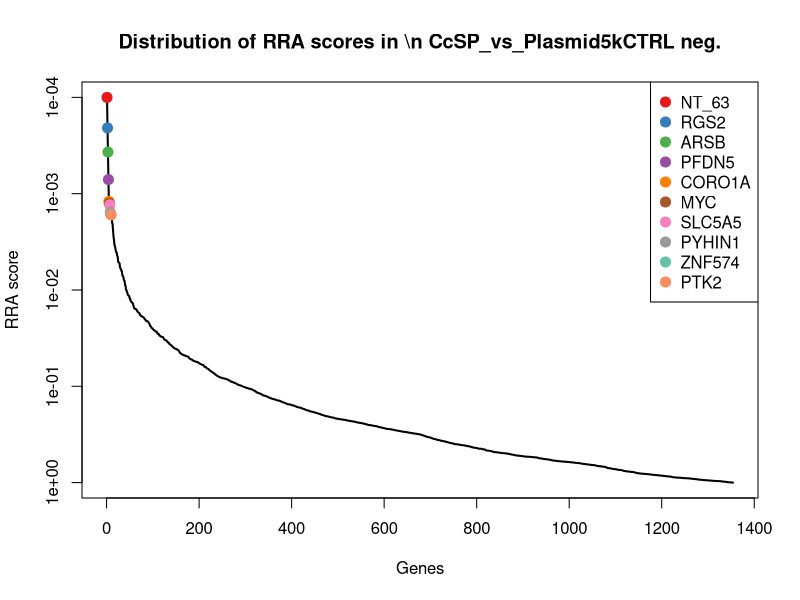
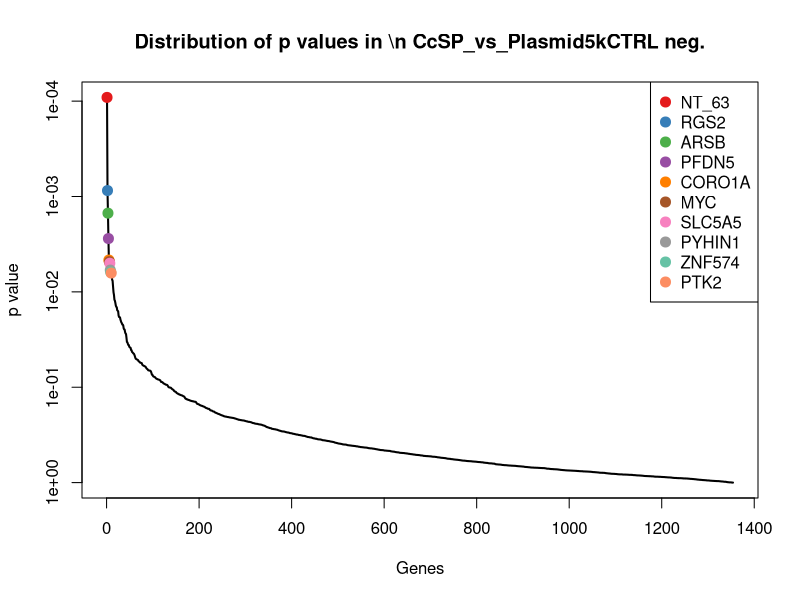
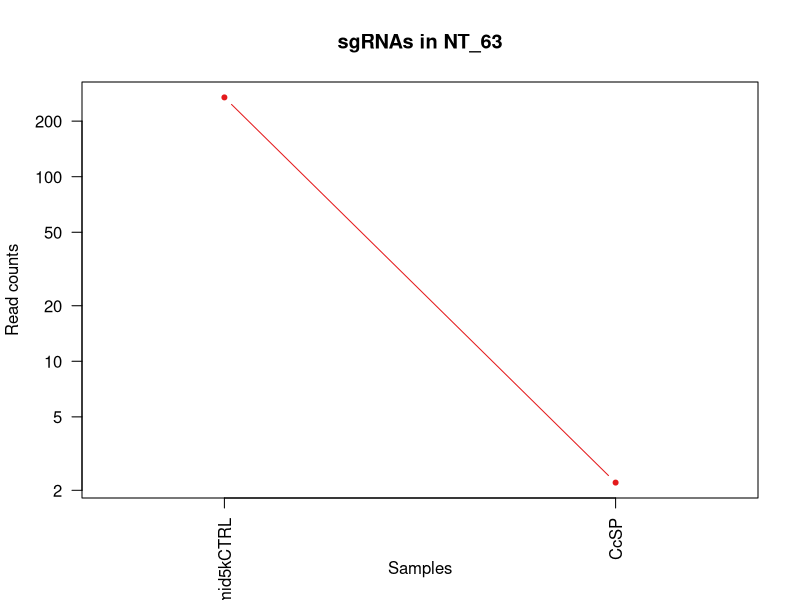
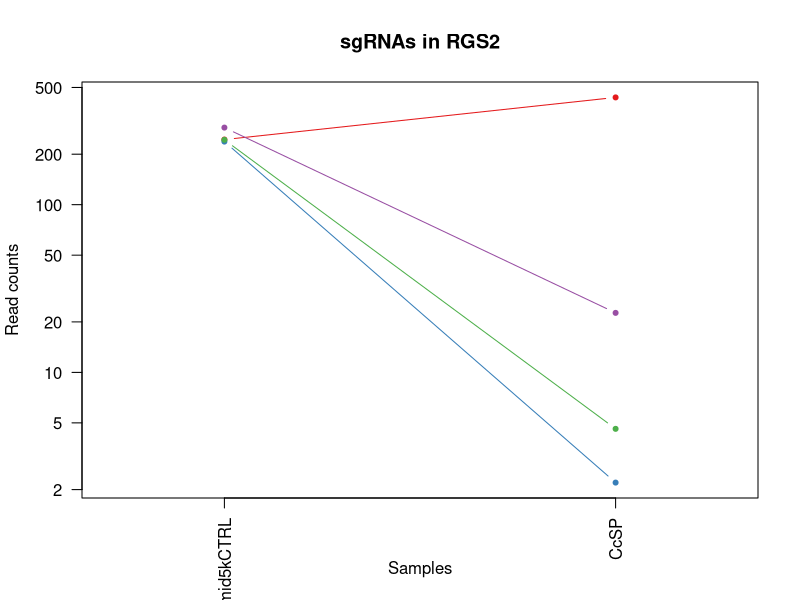
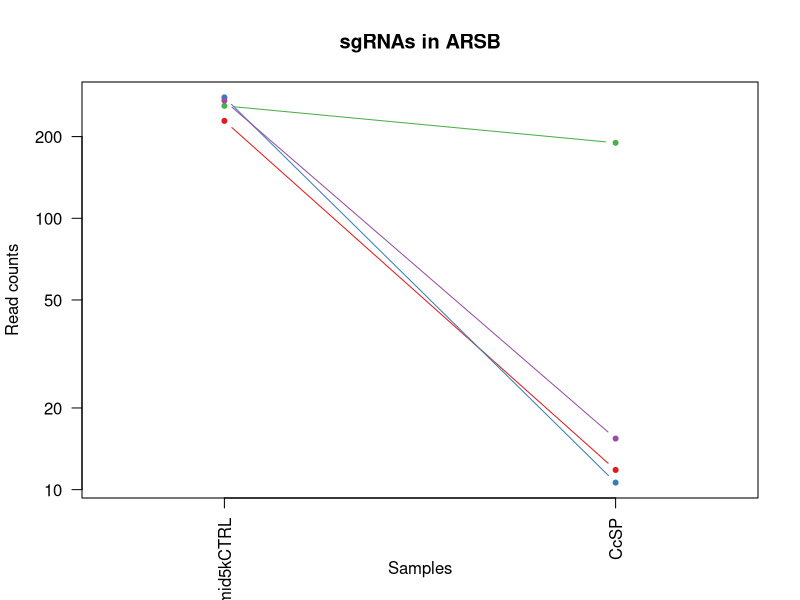
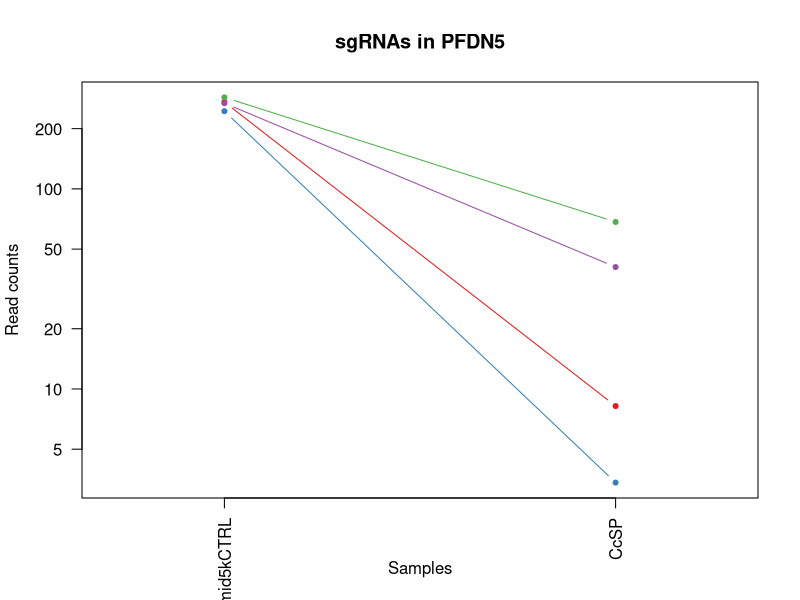
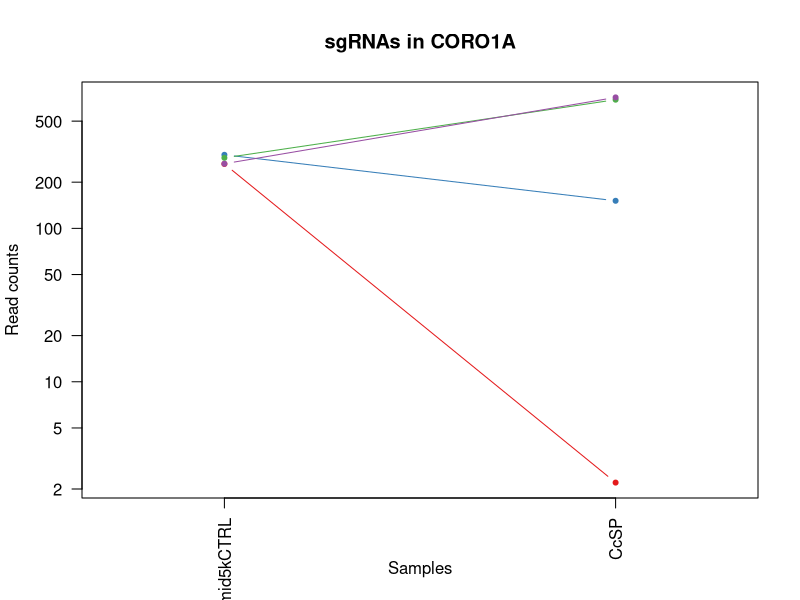
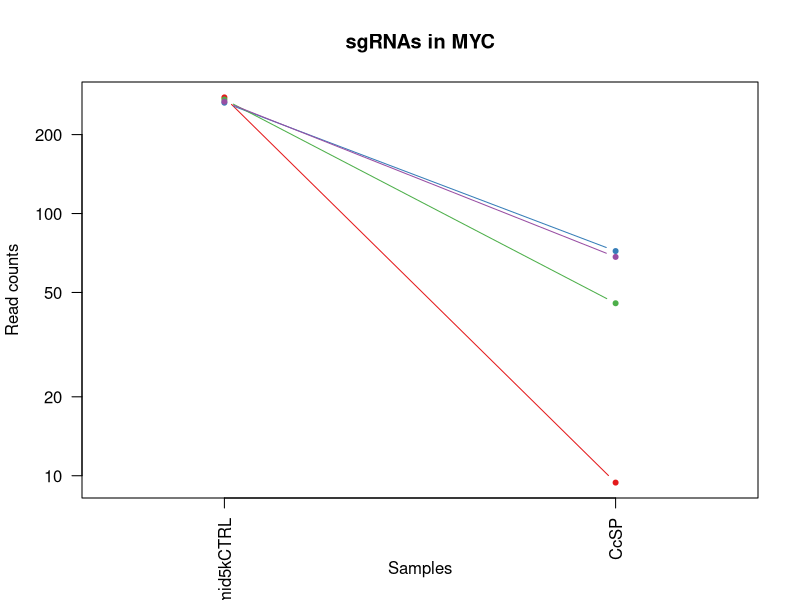

These charts were generated, in order, by the following R code: (Note: this script raises an error after producing the figures.)
pdf(file='Comparison_CcSP_to_5k_plasmid_output.pdf',width=4.5,height=4.5);
gstable=read.table('Comparison_CcSP_to_5k_plasmid_output.gene_summary.txt',header=T)
# 
#
# parameters
# Do not modify the variables beginning with "__"

# gstablename='__GENE_SUMMARY_FILE__'
startindex=3
# outputfile='__OUTPUT_FILE__'
targetgenelist=c("NT_63","RGS2","ARSB","PFDN5","CORO1A","MYC","SLC5A5","PYHIN1","ZNF574","PTK2")
# samplelabel=sub('.\\w+.\\w+$','',colnames(gstable)[startindex]);
samplelabel='CcSP_vs_Plasmid5kCTRL neg.'


# You need to write some codes in front of this code:
# gstable=read.table(gstablename,header=T)
# pdf(file=outputfile,width=6,height=6)


# set up color using RColorBrewer
#library(RColorBrewer)
#colors <- brewer.pal(length(targetgenelist), "Set1")

colors=c( "#E41A1C", "#377EB8", "#4DAF4A", "#984EA3", "#FF7F00",  "#A65628", "#F781BF",
          "#999999", "#66C2A5", "#FC8D62", "#8DA0CB", "#E78AC3", "#A6D854", "#FFD92F", "#E5C494", "#B3B3B3", 
          "#8DD3C7", "#FFFFB3", "#BEBADA", "#FB8072", "#80B1D3", "#FDB462", "#B3DE69", "#FCCDE5",
          "#D9D9D9", "#BC80BD", "#CCEBC5", "#FFED6F")

######
# function definition

plotrankedvalues<-function(val, tglist, ...){
  
  plot(val,log='y',ylim=c(max(val),min(val)),type='l',lwd=2, ...)
  if(length(tglist)>0){
    for(i in 1:length(tglist)){
      targetgene=tglist[i];
      tx=which(names(val)==targetgene);ty=val[targetgene];
      points(tx,ty,col=colors[(i %% length(colors)) ],cex=2,pch=20)
      # text(tx+50,ty,targetgene,col=colors[i])
    }
    legend('topright',tglist,pch=20,pt.cex = 2,cex=1,col=colors)
  }
}



plotrandvalues<-function(val,targetgenelist, ...){
  # choose the one with the best distance distribution
  
  mindiffvalue=0;
  randval=val;
  for(i in 1:20){
    randval0=sample(val)
    vindex=sort(which(names(randval0) %in% targetgenelist))
    if(max(vindex)>0.9*length(val)){
      # print('pass...')
      next;
    }
    mindiffind=min(diff(vindex));
    if (mindiffind > mindiffvalue){
      mindiffvalue=mindiffind;
      randval=randval0;
      # print(paste('Diff: ',mindiffvalue))
    }
  }
  plot(randval,log='y',ylim=c(max(randval),min(randval)),pch=20,col='grey', ...)
  
  if(length(targetgenelist)>0){
    for(i in 1:length(targetgenelist)){
      targetgene=targetgenelist[i];
      tx=which(names(randval)==targetgene);ty=randval[targetgene];
      points(tx,ty,col=colors[(i %% length(colors)) ],cex=2,pch=20)
      text(tx+50,ty,targetgene,col=colors[i])
    }
  }
  
}




# set.seed(1235)



pvec=gstable[,startindex]
names(pvec)=gstable[,'id']
pvec=sort(pvec);

plotrankedvalues(pvec,targetgenelist,xlab='Genes',ylab='RRA score',main=paste('Distribution of RRA scores in \\n',samplelabel))

# plotrandvalues(pvec,targetgenelist,xlab='Genes',ylab='RRA score',main=paste('Distribution of RRA scores in \\n',samplelabel))


pvec=gstable[,startindex+1]
names(pvec)=gstable[,'id']
pvec=sort(pvec);

plotrankedvalues(pvec,targetgenelist,xlab='Genes',ylab='p value',main=paste('Distribution of p values in \\n',samplelabel))

# plotrandvalues(pvec,targetgenelist,xlab='Genes',ylab='p value',main=paste('Distribution of p values in \\n',samplelabel))



# you need to write after this code:
# dev.off()






# parameters
# Do not modify the variables beginning with "__"
targetmat=list(c(267.840457100423,1.202057948127958))
targetgene="NT_63"
collabel=c("Plasmid5kCTRL","CcSP")

# set up color using RColorBrewer
#library(RColorBrewer)
#colors <- brewer.pal(length(targetgenelist), "Set1")

colors=c( "#E41A1C", "#377EB8", "#4DAF4A", "#984EA3", "#FF7F00",  "#A65628", "#F781BF",
          "#999999", "#66C2A5", "#FC8D62", "#8DA0CB", "#E78AC3", "#A6D854", "#FFD92F", "#E5C494", "#B3B3B3", 
          "#8DD3C7", "#FFFFB3", "#BEBADA", "#FB8072", "#80B1D3", "#FDB462", "#B3DE69", "#FCCDE5",
          "#D9D9D9", "#BC80BD", "#CCEBC5", "#FFED6F")


## code

targetmatvec=unlist(targetmat)+1
yrange=range(targetmatvec[targetmatvec>0]);
# yrange[1]=1; # set the minimum value to 1
for(i in 1:length(targetmat)){
  vali=targetmat[[i]]+1;
  if(i==1){
    plot(1:length(vali),vali,type='b',las=1,pch=20,main=paste('sgRNAs in',targetgene),ylab='Read counts',xlab='Samples',xlim=c(0.7,length(vali)+0.3),ylim = yrange,col=colors[(i %% length(colors))],xaxt='n',log='y')
    axis(1,at=1:length(vali),labels=(collabel),las=2)
    # lines(0:100,rep(1,101),col='black');
  }else{
    lines(1:length(vali),vali,type='b',pch=20,col=colors[(i %% length(colors))])
  }
}




# parameters
# Do not modify the variables beginning with "__"
targetmat=list(c(243.49132463674817,435.14497722232085),c(236.7743225778034,1.202057948127958),c(242.65169937938006,3.606173844383874),c(287.1518380198892,21.637043066303246))
targetgene="RGS2"
collabel=c("Plasmid5kCTRL","CcSP")

# set up color using RColorBrewer
#library(RColorBrewer)
#colors <- brewer.pal(length(targetgenelist), "Set1")

colors=c( "#E41A1C", "#377EB8", "#4DAF4A", "#984EA3", "#FF7F00",  "#A65628", "#F781BF",
          "#999999", "#66C2A5", "#FC8D62", "#8DA0CB", "#E78AC3", "#A6D854", "#FFD92F", "#E5C494", "#B3B3B3", 
          "#8DD3C7", "#FFFFB3", "#BEBADA", "#FB8072", "#80B1D3", "#FDB462", "#B3DE69", "#FCCDE5",
          "#D9D9D9", "#BC80BD", "#CCEBC5", "#FFED6F")


## code

targetmatvec=unlist(targetmat)+1
yrange=range(targetmatvec[targetmatvec>0]);
# yrange[1]=1; # set the minimum value to 1
for(i in 1:length(targetmat)){
  vali=targetmat[[i]]+1;
  if(i==1){
    plot(1:length(vali),vali,type='b',las=1,pch=20,main=paste('sgRNAs in',targetgene),ylab='Read counts',xlab='Samples',xlim=c(0.7,length(vali)+0.3),ylim = yrange,col=colors[(i %% length(colors))],xaxt='n',log='y')
    axis(1,at=1:length(vali),labels=(collabel),las=2)
    # lines(0:100,rep(1,101),col='black');
  }else{
    lines(1:length(vali),vali,type='b',pch=20,col=colors[(i %% length(colors))])
  }
}




# parameters
# Do not modify the variables beginning with "__"
targetmat=list(c(227.53844474675432,10.818521533151623),c(277.91596018884013,9.616463585023665),c(258.6045792693739,188.72309785608942),c(270.35933287252726,14.424695377535496))
targetgene="ARSB"
collabel=c("Plasmid5kCTRL","CcSP")

# set up color using RColorBrewer
#library(RColorBrewer)
#colors <- brewer.pal(length(targetgenelist), "Set1")

colors=c( "#E41A1C", "#377EB8", "#4DAF4A", "#984EA3", "#FF7F00",  "#A65628", "#F781BF",
          "#999999", "#66C2A5", "#FC8D62", "#8DA0CB", "#E78AC3", "#A6D854", "#FFD92F", "#E5C494", "#B3B3B3", 
          "#8DD3C7", "#FFFFB3", "#BEBADA", "#FB8072", "#80B1D3", "#FDB462", "#B3DE69", "#FCCDE5",
          "#D9D9D9", "#BC80BD", "#CCEBC5", "#FFED6F")


## code

targetmatvec=unlist(targetmat)+1
yrange=range(targetmatvec[targetmatvec>0]);
# yrange[1]=1; # set the minimum value to 1
for(i in 1:length(targetmat)){
  vali=targetmat[[i]]+1;
  if(i==1){
    plot(1:length(vali),vali,type='b',las=1,pch=20,main=paste('sgRNAs in',targetgene),ylab='Read counts',xlab='Samples',xlim=c(0.7,length(vali)+0.3),ylim = yrange,col=colors[(i %% length(colors))],xaxt='n',log='y')
    axis(1,at=1:length(vali),labels=(collabel),las=2)
    # lines(0:100,rep(1,101),col='black');
  }else{
    lines(1:length(vali),vali,type='b',pch=20,col=colors[(i %% length(colors))])
  }
}




# parameters
# Do not modify the variables beginning with "__"
targetmat=list(c(270.35933287252726,7.212347688767748),c(243.49132463674817,2.404115896255916),c(285.472587505153,67.31524509516565),c(267.00083184305487,39.66791228822262))
targetgene="PFDN5"
collabel=c("Plasmid5kCTRL","CcSP")

# set up color using RColorBrewer
#library(RColorBrewer)
#colors <- brewer.pal(length(targetgenelist), "Set1")

colors=c( "#E41A1C", "#377EB8", "#4DAF4A", "#984EA3", "#FF7F00",  "#A65628", "#F781BF",
          "#999999", "#66C2A5", "#FC8D62", "#8DA0CB", "#E78AC3", "#A6D854", "#FFD92F", "#E5C494", "#B3B3B3", 
          "#8DD3C7", "#FFFFB3", "#BEBADA", "#FB8072", "#80B1D3", "#FDB462", "#B3DE69", "#FCCDE5",
          "#D9D9D9", "#BC80BD", "#CCEBC5", "#FFED6F")


## code

targetmatvec=unlist(targetmat)+1
yrange=range(targetmatvec[targetmatvec>0]);
# yrange[1]=1; # set the minimum value to 1
for(i in 1:length(targetmat)){
  vali=targetmat[[i]]+1;
  if(i==1){
    plot(1:length(vali),vali,type='b',las=1,pch=20,main=paste('sgRNAs in',targetgene),ylab='Read counts',xlab='Samples',xlim=c(0.7,length(vali)+0.3),ylim = yrange,col=colors[(i %% length(colors))],xaxt='n',log='y')
    axis(1,at=1:length(vali),labels=(collabel),las=2)
    # lines(0:100,rep(1,101),col='black');
  }else{
    lines(1:length(vali),vali,type='b',pch=20,col=colors[(i %% length(colors))])
  }
}




# parameters
# Do not modify the variables beginning with "__"
targetmat=list(c(261.9630802988463,1.202057948127958),c(300.5858421377788,150.25724351599476),c(287.1518380198892,688.77920427732),c(262.8027055562144,712.8203632398792))
targetgene="CORO1A"
collabel=c("Plasmid5kCTRL","CcSP")

# set up color using RColorBrewer
#library(RColorBrewer)
#colors <- brewer.pal(length(targetgenelist), "Set1")

colors=c( "#E41A1C", "#377EB8", "#4DAF4A", "#984EA3", "#FF7F00",  "#A65628", "#F781BF",
          "#999999", "#66C2A5", "#FC8D62", "#8DA0CB", "#E78AC3", "#A6D854", "#FFD92F", "#E5C494", "#B3B3B3", 
          "#8DD3C7", "#FFFFB3", "#BEBADA", "#FB8072", "#80B1D3", "#FDB462", "#B3DE69", "#FCCDE5",
          "#D9D9D9", "#BC80BD", "#CCEBC5", "#FFED6F")


## code

targetmatvec=unlist(targetmat)+1
yrange=range(targetmatvec[targetmatvec>0]);
# yrange[1]=1; # set the minimum value to 1
for(i in 1:length(targetmat)){
  vali=targetmat[[i]]+1;
  if(i==1){
    plot(1:length(vali),vali,type='b',las=1,pch=20,main=paste('sgRNAs in',targetgene),ylab='Read counts',xlab='Samples',xlim=c(0.7,length(vali)+0.3),ylim = yrange,col=colors[(i %% length(colors))],xaxt='n',log='y')
    axis(1,at=1:length(vali),labels=(collabel),las=2)
    # lines(0:100,rep(1,101),col='black');
  }else{
    lines(1:length(vali),vali,type='b',pch=20,col=colors[(i %% length(colors))])
  }
}




# parameters
# Do not modify the variables beginning with "__"
targetmat=list(c(276.23670967410396,8.414405636895706),c(263.6423308135825,70.92141893954953),c(271.19895812989535,44.47614408073445),c(266.1612065856868,67.31524509516565))
targetgene="MYC"
collabel=c("Plasmid5kCTRL","CcSP")

# set up color using RColorBrewer
#library(RColorBrewer)
#colors <- brewer.pal(length(targetgenelist), "Set1")

colors=c( "#E41A1C", "#377EB8", "#4DAF4A", "#984EA3", "#FF7F00",  "#A65628", "#F781BF",
          "#999999", "#66C2A5", "#FC8D62", "#8DA0CB", "#E78AC3", "#A6D854", "#FFD92F", "#E5C494", "#B3B3B3", 
          "#8DD3C7", "#FFFFB3", "#BEBADA", "#FB8072", "#80B1D3", "#FDB462", "#B3DE69", "#FCCDE5",
          "#D9D9D9", "#BC80BD", "#CCEBC5", "#FFED6F")


## code

targetmatvec=unlist(targetmat)+1
yrange=range(targetmatvec[targetmatvec>0]);
# yrange[1]=1; # set the minimum value to 1
for(i in 1:length(targetmat)){
  vali=targetmat[[i]]+1;
  if(i==1){
    plot(1:length(vali),vali,type='b',las=1,pch=20,main=paste('sgRNAs in',targetgene),ylab='Read counts',xlab='Samples',xlim=c(0.7,length(vali)+0.3),ylim = yrange,col=colors[(i %% length(colors))],xaxt='n',log='y')
    axis(1,at=1:length(vali),labels=(collabel),las=2)
    # lines(0:100,rep(1,101),col='black');
  }else{
    lines(1:length(vali),vali,type='b',pch=20,col=colors[(i %% length(colors))])
  }
}




# parameters
# Do not modify the variables beginning with "__"
targetmat=list(c(308.98209471145975,1948.53593391542),c(284.6329622477849,14.424695377535496),c(298.9065916230426,13.22263742940754),c(312.34059574093214,27.647332806943037))
targetgene="SLC5A5"
collabel=c("Plasmid5kCTRL","CcSP")

# set up color using RColorBrewer
#library(RColorBrewer)
#colors <- brewer.pal(length(targetgenelist), "Set1")

colors=c( "#E41A1C", "#377EB8", "#4DAF4A", "#984EA3", "#FF7F00",  "#A65628", "#F781BF",
          "#999999", "#66C2A5", "#FC8D62", "#8DA0CB", "#E78AC3", "#A6D854", "#FFD92F", "#E5C494", "#B3B3B3", 
          "#8DD3C7", "#FFFFB3", "#BEBADA", "#FB8072", "#80B1D3", "#FDB462", "#B3DE69", "#FCCDE5",
          "#D9D9D9", "#BC80BD", "#CCEBC5", "#FFED6F")


## code

targetmatvec=unlist(targetmat)+1
yrange=range(targetmatvec[targetmatvec>0]);
# yrange[1]=1; # set the minimum value to 1
for(i in 1:length(targetmat)){
  vali=targetmat[[i]]+1;
  if(i==1){
    plot(1:length(vali),vali,type='b',las=1,pch=20,main=paste('sgRNAs in',targetgene),ylab='Read counts',xlab='Samples',xlim=c(0.7,length(vali)+0.3),ylim = yrange,col=colors[(i %% length(colors))],xaxt='n',log='y')
    axis(1,at=1:length(vali),labels=(collabel),las=2)
    # lines(0:100,rep(1,101),col='black');
  }else{
    lines(1:length(vali),vali,type='b',pch=20,col=colors[(i %% length(colors))])
  }
}




# parameters
# Do not modify the variables beginning with "__"
targetmat=list(c(271.19895812989535,94.96257790210869),c(258.6045792693739,6.010289740639791),c(227.53844474675432,6.010289740639791),c(229.21769526149052,1565.0794484626015))
targetgene="PYHIN1"
collabel=c("Plasmid5kCTRL","CcSP")

# set up color using RColorBrewer
#library(RColorBrewer)
#colors <- brewer.pal(length(targetgenelist), "Set1")

colors=c( "#E41A1C", "#377EB8", "#4DAF4A", "#984EA3", "#FF7F00",  "#A65628", "#F781BF",
          "#999999", "#66C2A5", "#FC8D62", "#8DA0CB", "#E78AC3", "#A6D854", "#FFD92F", "#E5C494", "#B3B3B3", 
          "#8DD3C7", "#FFFFB3", "#BEBADA", "#FB8072", "#80B1D3", "#FDB462", "#B3DE69", "#FCCDE5",
          "#D9D9D9", "#BC80BD", "#CCEBC5", "#FFED6F")


## code

targetmatvec=unlist(targetmat)+1
yrange=range(targetmatvec[targetmatvec>0]);
# yrange[1]=1; # set the minimum value to 1
for(i in 1:length(targetmat)){
  vali=targetmat[[i]]+1;
  if(i==1){
    plot(1:length(vali),vali,type='b',las=1,pch=20,main=paste('sgRNAs in',targetgene),ylab='Read counts',xlab='Samples',xlim=c(0.7,length(vali)+0.3),ylim = yrange,col=colors[(i %% length(colors))],xaxt='n',log='y')
    axis(1,at=1:length(vali),labels=(collabel),las=2)
    # lines(0:100,rep(1,101),col='black');
  }else{
    lines(1:length(vali),vali,type='b',pch=20,col=colors[(i %% length(colors))])
  }
}




# parameters
# Do not modify the variables beginning with "__"
targetmat=list(c(306.46321893935544,93.76051995398073),c(271.19895812989535,75.72965073206136),c(265.3215813283187,12.020579481279581),c(210.7459395993924,1.202057948127958))
targetgene="ZNF574"
collabel=c("Plasmid5kCTRL","CcSP")

# set up color using RColorBrewer
#library(RColorBrewer)
#colors <- brewer.pal(length(targetgenelist), "Set1")

colors=c( "#E41A1C", "#377EB8", "#4DAF4A", "#984EA3", "#FF7F00",  "#A65628", "#F781BF",
          "#999999", "#66C2A5", "#FC8D62", "#8DA0CB", "#E78AC3", "#A6D854", "#FFD92F", "#E5C494", "#B3B3B3", 
          "#8DD3C7", "#FFFFB3", "#BEBADA", "#FB8072", "#80B1D3", "#FDB462", "#B3DE69", "#FCCDE5",
          "#D9D9D9", "#BC80BD", "#CCEBC5", "#FFED6F")


## code

targetmatvec=unlist(targetmat)+1
yrange=range(targetmatvec[targetmatvec>0]);
# yrange[1]=1; # set the minimum value to 1
for(i in 1:length(targetmat)){
  vali=targetmat[[i]]+1;
  if(i==1){
    plot(1:length(vali),vali,type='b',las=1,pch=20,main=paste('sgRNAs in',targetgene),ylab='Read counts',xlab='Samples',xlim=c(0.7,length(vali)+0.3),ylim = yrange,col=colors[(i %% length(colors))],xaxt='n',log='y')
    axis(1,at=1:length(vali),labels=(collabel),las=2)
    # lines(0:100,rep(1,101),col='black');
  }else{
    lines(1:length(vali),vali,type='b',pch=20,col=colors[(i %% length(colors))])
  }
}




# parameters
# Do not modify the variables beginning with "__"
targetmat=list(c(240.97244886464387,407.4976444153778),c(274.55745915936774,6.010289740639791),c(288.8310885346254,8.414405636895706),c(236.7743225778034,225.98689424805613))
targetgene="PTK2"
collabel=c("Plasmid5kCTRL","CcSP")

# set up color using RColorBrewer
#library(RColorBrewer)
#colors <- brewer.pal(length(targetgenelist), "Set1")

colors=c( "#E41A1C", "#377EB8", "#4DAF4A", "#984EA3", "#FF7F00",  "#A65628", "#F781BF",
          "#999999", "#66C2A5", "#FC8D62", "#8DA0CB", "#E78AC3", "#A6D854", "#FFD92F", "#E5C494", "#B3B3B3", 
          "#8DD3C7", "#FFFFB3", "#BEBADA", "#FB8072", "#80B1D3", "#FDB462", "#B3DE69", "#FCCDE5",
          "#D9D9D9", "#BC80BD", "#CCEBC5", "#FFED6F")


## code

targetmatvec=unlist(targetmat)+1
yrange=range(targetmatvec[targetmatvec>0]);
# yrange[1]=1; # set the minimum value to 1
for(i in 1:length(targetmat)){
  vali=targetmat[[i]]+1;
  if(i==1){
    plot(1:length(vali),vali,type='b',las=1,pch=20,main=paste('sgRNAs in',targetgene),ylab='Read counts',xlab='Samples',xlim=c(0.7,length(vali)+0.3),ylim = yrange,col=colors[(i %% length(colors))],xaxt='n',log='y')
    axis(1,at=1:length(vali),labels=(collabel),las=2)
    # lines(0:100,rep(1,101),col='black');
  }else{
    lines(1:length(vali),vali,type='b',pch=20,col=colors[(i %% length(colors))])
  }
}



# 
#
# parameters
# Do not modify the variables beginning with "__"

# gstablename='__GENE_SUMMARY_FILE__'
startindex=9
# outputfile='__OUTPUT_FILE__'
targetgenelist=c("ZNF442","GZMK","OFD1","NPTN","RAMP1","CD5","FCGR3A","CST8","KCNH5","ZBTB1")
# samplelabel=sub('.\\w+.\\w+$','',colnames(gstable)[startindex]);
samplelabel='CcSP_vs_Plasmid5kCTRL pos.'


# You need to write some codes in front of this code:
# gstable=read.table(gstablename,header=T)
# pdf(file=outputfile,width=6,height=6)


# set up color using RColorBrewer
#library(RColorBrewer)
#colors <- brewer.pal(length(targetgenelist), "Set1")

colors=c( "#E41A1C", "#377EB8", "#4DAF4A", "#984EA3", "#FF7F00",  "#A65628", "#F781BF",
          "#999999", "#66C2A5", "#FC8D62", "#8DA0CB", "#E78AC3", "#A6D854", "#FFD92F", "#E5C494", "#B3B3B3", 
          "#8DD3C7", "#FFFFB3", "#BEBADA", "#FB8072", "#80B1D3", "#FDB462", "#B3DE69", "#FCCDE5",
          "#D9D9D9", "#BC80BD", "#CCEBC5", "#FFED6F")

######
# function definition

plotrankedvalues<-function(val, tglist, ...){
  
  plot(val,log='y',ylim=c(max(val),min(val)),type='l',lwd=2, ...)
  if(length(tglist)>0){
    for(i in 1:length(tglist)){
      targetgene=tglist[i];
      tx=which(names(val)==targetgene);ty=val[targetgene];
      points(tx,ty,col=colors[(i %% length(colors)) ],cex=2,pch=20)
      # text(tx+50,ty,targetgene,col=colors[i])
    }
    legend('topright',tglist,pch=20,pt.cex = 2,cex=1,col=colors)
  }
}



plotrandvalues<-function(val,targetgenelist, ...){
  # choose the one with the best distance distribution
  
  mindiffvalue=0;
  randval=val;
  for(i in 1:20){
    randval0=sample(val)
    vindex=sort(which(names(randval0) %in% targetgenelist))
    if(max(vindex)>0.9*length(val)){
      # print('pass...')
      next;
    }
    mindiffind=min(diff(vindex));
    if (mindiffind > mindiffvalue){
      mindiffvalue=mindiffind;
      randval=randval0;
      # print(paste('Diff: ',mindiffvalue))
    }
  }
  plot(randval,log='y',ylim=c(max(randval),min(randval)),pch=20,col='grey', ...)
  
  if(length(targetgenelist)>0){
    for(i in 1:length(targetgenelist)){
      targetgene=targetgenelist[i];
      tx=which(names(randval)==targetgene);ty=randval[targetgene];
      points(tx,ty,col=colors[(i %% length(colors)) ],cex=2,pch=20)
      text(tx+50,ty,targetgene,col=colors[i])
    }
  }
  
}




# set.seed(1235)



pvec=gstable[,startindex]
names(pvec)=gstable[,'id']
pvec=sort(pvec);

plotrankedvalues(pvec,targetgenelist,xlab='Genes',ylab='RRA score',main=paste('Distribution of RRA scores in \\n',samplelabel))

# plotrandvalues(pvec,targetgenelist,xlab='Genes',ylab='RRA score',main=paste('Distribution of RRA scores in \\n',samplelabel))


pvec=gstable[,startindex+1]
names(pvec)=gstable[,'id']
pvec=sort(pvec);

plotrankedvalues(pvec,targetgenelist,xlab='Genes',ylab='p value',main=paste('Distribution of p values in \\n',samplelabel))

# plotrandvalues(pvec,targetgenelist,xlab='Genes',ylab='p value',main=paste('Distribution of p values in \\n',samplelabel))



# you need to write after this code:
# dev.off()






# parameters
# Do not modify the variables beginning with "__"
targetmat=list(c(265.3215813283187,709.2141893954953),c(221.66106794517765,39.66791228822262),c(94.87765408259497,1887.230978560894),c(222.50069320254573,222.38072040367226))
targetgene="ZNF442"
collabel=c("Plasmid5kCTRL","CcSP")

# set up color using RColorBrewer
#library(RColorBrewer)
#colors <- brewer.pal(length(targetgenelist), "Set1")

colors=c( "#E41A1C", "#377EB8", "#4DAF4A", "#984EA3", "#FF7F00",  "#A65628", "#F781BF",
          "#999999", "#66C2A5", "#FC8D62", "#8DA0CB", "#E78AC3", "#A6D854", "#FFD92F", "#E5C494", "#B3B3B3", 
          "#8DD3C7", "#FFFFB3", "#BEBADA", "#FB8072", "#80B1D3", "#FDB462", "#B3DE69", "#FCCDE5",
          "#D9D9D9", "#BC80BD", "#CCEBC5", "#FFED6F")


## code

targetmatvec=unlist(targetmat)+1
yrange=range(targetmatvec[targetmatvec>0]);
# yrange[1]=1; # set the minimum value to 1
for(i in 1:length(targetmat)){
  vali=targetmat[[i]]+1;
  if(i==1){
    plot(1:length(vali),vali,type='b',las=1,pch=20,main=paste('sgRNAs in',targetgene),ylab='Read counts',xlab='Samples',xlim=c(0.7,length(vali)+0.3),ylim = yrange,col=colors[(i %% length(colors))],xaxt='n',log='y')
    axis(1,at=1:length(vali),labels=(collabel),las=2)
    # lines(0:100,rep(1,101),col='black');
  }else{
    lines(1:length(vali),vali,type='b',pch=20,col=colors[(i %% length(colors))])
  }
}




# parameters
# Do not modify the variables beginning with "__"
targetmat=list(c(267.00083184305487,6580.065208052442),c(284.6329622477849,560.1590038276285),c(286.31221276252114,720.0327109286469),c(226.6988194893862,167.08605478978617))
targetgene="GZMK"
collabel=c("Plasmid5kCTRL","CcSP")

# set up color using RColorBrewer
#library(RColorBrewer)
#colors <- brewer.pal(length(targetgenelist), "Set1")

colors=c( "#E41A1C", "#377EB8", "#4DAF4A", "#984EA3", "#FF7F00",  "#A65628", "#F781BF",
          "#999999", "#66C2A5", "#FC8D62", "#8DA0CB", "#E78AC3", "#A6D854", "#FFD92F", "#E5C494", "#B3B3B3", 
          "#8DD3C7", "#FFFFB3", "#BEBADA", "#FB8072", "#80B1D3", "#FDB462", "#B3DE69", "#FCCDE5",
          "#D9D9D9", "#BC80BD", "#CCEBC5", "#FFED6F")


## code

targetmatvec=unlist(targetmat)+1
yrange=range(targetmatvec[targetmatvec>0]);
# yrange[1]=1; # set the minimum value to 1
for(i in 1:length(targetmat)){
  vali=targetmat[[i]]+1;
  if(i==1){
    plot(1:length(vali),vali,type='b',las=1,pch=20,main=paste('sgRNAs in',targetgene),ylab='Read counts',xlab='Samples',xlim=c(0.7,length(vali)+0.3),ylim = yrange,col=colors[(i %% length(colors))],xaxt='n',log='y')
    axis(1,at=1:length(vali),labels=(collabel),las=2)
    # lines(0:100,rep(1,101),col='black');
  }else{
    lines(1:length(vali),vali,type='b',pch=20,col=colors[(i %% length(colors))])
  }
}




# parameters
# Do not modify the variables beginning with "__"
targetmat=list(c(286.31221276252114,334.17210957957235),c(263.6423308135825,5007.773411901073),c(197.31193548150281,109.38727327964419),c(189.75530816518994,19.23292717004733))
targetgene="OFD1"
collabel=c("Plasmid5kCTRL","CcSP")

# set up color using RColorBrewer
#library(RColorBrewer)
#colors <- brewer.pal(length(targetgenelist), "Set1")

colors=c( "#E41A1C", "#377EB8", "#4DAF4A", "#984EA3", "#FF7F00",  "#A65628", "#F781BF",
          "#999999", "#66C2A5", "#FC8D62", "#8DA0CB", "#E78AC3", "#A6D854", "#FFD92F", "#E5C494", "#B3B3B3", 
          "#8DD3C7", "#FFFFB3", "#BEBADA", "#FB8072", "#80B1D3", "#FDB462", "#B3DE69", "#FCCDE5",
          "#D9D9D9", "#BC80BD", "#CCEBC5", "#FFED6F")


## code

targetmatvec=unlist(targetmat)+1
yrange=range(targetmatvec[targetmatvec>0]);
# yrange[1]=1; # set the minimum value to 1
for(i in 1:length(targetmat)){
  vali=targetmat[[i]]+1;
  if(i==1){
    plot(1:length(vali),vali,type='b',las=1,pch=20,main=paste('sgRNAs in',targetgene),ylab='Read counts',xlab='Samples',xlim=c(0.7,length(vali)+0.3),ylim = yrange,col=colors[(i %% length(colors))],xaxt='n',log='y')
    axis(1,at=1:length(vali),labels=(collabel),las=2)
    # lines(0:100,rep(1,101),col='black');
  }else{
    lines(1:length(vali),vali,type='b',pch=20,col=colors[(i %% length(colors))])
  }
}




# parameters
# Do not modify the variables beginning with "__"
targetmat=list(c(254.40645298253344,1.202057948127958),c(349.2841070651284,382.2544275046907),c(230.0573205188586,3952.366533444726),c(228.3780700041224,205.55190912988084))
targetgene="NPTN"
collabel=c("Plasmid5kCTRL","CcSP")

# set up color using RColorBrewer
#library(RColorBrewer)
#colors <- brewer.pal(length(targetgenelist), "Set1")

colors=c( "#E41A1C", "#377EB8", "#4DAF4A", "#984EA3", "#FF7F00",  "#A65628", "#F781BF",
          "#999999", "#66C2A5", "#FC8D62", "#8DA0CB", "#E78AC3", "#A6D854", "#FFD92F", "#E5C494", "#B3B3B3", 
          "#8DD3C7", "#FFFFB3", "#BEBADA", "#FB8072", "#80B1D3", "#FDB462", "#B3DE69", "#FCCDE5",
          "#D9D9D9", "#BC80BD", "#CCEBC5", "#FFED6F")


## code

targetmatvec=unlist(targetmat)+1
yrange=range(targetmatvec[targetmatvec>0]);
# yrange[1]=1; # set the minimum value to 1
for(i in 1:length(targetmat)){
  vali=targetmat[[i]]+1;
  if(i==1){
    plot(1:length(vali),vali,type='b',las=1,pch=20,main=paste('sgRNAs in',targetgene),ylab='Read counts',xlab='Samples',xlim=c(0.7,length(vali)+0.3),ylim = yrange,col=colors[(i %% length(colors))],xaxt='n',log='y')
    axis(1,at=1:length(vali),labels=(collabel),las=2)
    # lines(0:100,rep(1,101),col='black');
  }else{
    lines(1:length(vali),vali,type='b',pch=20,col=colors[(i %% length(colors))])
  }
}




# parameters
# Do not modify the variables beginning with "__"
targetmat=list(c(325.77459985882166,295.7062552394777),c(272.0385833872635,949.6257790210868),c(284.6329622477849,306.5247767726293),c(229.21769526149052,3702.3384802341106))
targetgene="RAMP1"
collabel=c("Plasmid5kCTRL","CcSP")

# set up color using RColorBrewer
#library(RColorBrewer)
#colors <- brewer.pal(length(targetgenelist), "Set1")

colors=c( "#E41A1C", "#377EB8", "#4DAF4A", "#984EA3", "#FF7F00",  "#A65628", "#F781BF",
          "#999999", "#66C2A5", "#FC8D62", "#8DA0CB", "#E78AC3", "#A6D854", "#FFD92F", "#E5C494", "#B3B3B3", 
          "#8DD3C7", "#FFFFB3", "#BEBADA", "#FB8072", "#80B1D3", "#FDB462", "#B3DE69", "#FCCDE5",
          "#D9D9D9", "#BC80BD", "#CCEBC5", "#FFED6F")


## code

targetmatvec=unlist(targetmat)+1
yrange=range(targetmatvec[targetmatvec>0]);
# yrange[1]=1; # set the minimum value to 1
for(i in 1:length(targetmat)){
  vali=targetmat[[i]]+1;
  if(i==1){
    plot(1:length(vali),vali,type='b',las=1,pch=20,main=paste('sgRNAs in',targetgene),ylab='Read counts',xlab='Samples',xlim=c(0.7,length(vali)+0.3),ylim = yrange,col=colors[(i %% length(colors))],xaxt='n',log='y')
    axis(1,at=1:length(vali),labels=(collabel),las=2)
    # lines(0:100,rep(1,101),col='black');
  }else{
    lines(1:length(vali),vali,type='b',pch=20,col=colors[(i %% length(colors))])
  }
}




# parameters
# Do not modify the variables beginning with "__"
targetmat=list(c(323.2557240867174,5868.446902760691),c(236.7743225778034,564.9672356201403),c(272.0385833872635,153.86341736037863),c(272.0385833872635,3460.7248326603913))
targetgene="CD5"
collabel=c("Plasmid5kCTRL","CcSP")

# set up color using RColorBrewer
#library(RColorBrewer)
#colors <- brewer.pal(length(targetgenelist), "Set1")

colors=c( "#E41A1C", "#377EB8", "#4DAF4A", "#984EA3", "#FF7F00",  "#A65628", "#F781BF",
          "#999999", "#66C2A5", "#FC8D62", "#8DA0CB", "#E78AC3", "#A6D854", "#FFD92F", "#E5C494", "#B3B3B3", 
          "#8DD3C7", "#FFFFB3", "#BEBADA", "#FB8072", "#80B1D3", "#FDB462", "#B3DE69", "#FCCDE5",
          "#D9D9D9", "#BC80BD", "#CCEBC5", "#FFED6F")


## code

targetmatvec=unlist(targetmat)+1
yrange=range(targetmatvec[targetmatvec>0]);
# yrange[1]=1; # set the minimum value to 1
for(i in 1:length(targetmat)){
  vali=targetmat[[i]]+1;
  if(i==1){
    plot(1:length(vali),vali,type='b',las=1,pch=20,main=paste('sgRNAs in',targetgene),ylab='Read counts',xlab='Samples',xlim=c(0.7,length(vali)+0.3),ylim = yrange,col=colors[(i %% length(colors))],xaxt='n',log='y')
    axis(1,at=1:length(vali),labels=(collabel),las=2)
    # lines(0:100,rep(1,101),col='black');
  }else{
    lines(1:length(vali),vali,type='b',pch=20,col=colors[(i %% length(colors))])
  }
}




# parameters
# Do not modify the variables beginning with "__"
targetmat=list(c(361.87848592564984,225.98689424805613),c(298.9065916230426,212.7642568186486),c(188.91568290782186,2638.517196140868),c(340.88785449144746,491.64170078433483))
targetgene="FCGR3A"
collabel=c("Plasmid5kCTRL","CcSP")

# set up color using RColorBrewer
#library(RColorBrewer)
#colors <- brewer.pal(length(targetgenelist), "Set1")

colors=c( "#E41A1C", "#377EB8", "#4DAF4A", "#984EA3", "#FF7F00",  "#A65628", "#F781BF",
          "#999999", "#66C2A5", "#FC8D62", "#8DA0CB", "#E78AC3", "#A6D854", "#FFD92F", "#E5C494", "#B3B3B3", 
          "#8DD3C7", "#FFFFB3", "#BEBADA", "#FB8072", "#80B1D3", "#FDB462", "#B3DE69", "#FCCDE5",
          "#D9D9D9", "#BC80BD", "#CCEBC5", "#FFED6F")


## code

targetmatvec=unlist(targetmat)+1
yrange=range(targetmatvec[targetmatvec>0]);
# yrange[1]=1; # set the minimum value to 1
for(i in 1:length(targetmat)){
  vali=targetmat[[i]]+1;
  if(i==1){
    plot(1:length(vali),vali,type='b',las=1,pch=20,main=paste('sgRNAs in',targetgene),ylab='Read counts',xlab='Samples',xlim=c(0.7,length(vali)+0.3),ylim = yrange,col=colors[(i %% length(colors))],xaxt='n',log='y')
    axis(1,at=1:length(vali),labels=(collabel),las=2)
    # lines(0:100,rep(1,101),col='black');
  }else{
    lines(1:length(vali),vali,type='b',pch=20,col=colors[(i %% length(colors))])
  }
}




# parameters
# Do not modify the variables beginning with "__"
targetmat=list(c(247.68945092358865,3854.9998396463616),c(340.0482292340793,674.3545088997845),c(207.38743856992,359.4153264902595),c(251.88757721042913,290.89802344696585))
targetgene="CST8"
collabel=c("Plasmid5kCTRL","CcSP")

# set up color using RColorBrewer
#library(RColorBrewer)
#colors <- brewer.pal(length(targetgenelist), "Set1")

colors=c( "#E41A1C", "#377EB8", "#4DAF4A", "#984EA3", "#FF7F00",  "#A65628", "#F781BF",
          "#999999", "#66C2A5", "#FC8D62", "#8DA0CB", "#E78AC3", "#A6D854", "#FFD92F", "#E5C494", "#B3B3B3", 
          "#8DD3C7", "#FFFFB3", "#BEBADA", "#FB8072", "#80B1D3", "#FDB462", "#B3DE69", "#FCCDE5",
          "#D9D9D9", "#BC80BD", "#CCEBC5", "#FFED6F")


## code

targetmatvec=unlist(targetmat)+1
yrange=range(targetmatvec[targetmatvec>0]);
# yrange[1]=1; # set the minimum value to 1
for(i in 1:length(targetmat)){
  vali=targetmat[[i]]+1;
  if(i==1){
    plot(1:length(vali),vali,type='b',las=1,pch=20,main=paste('sgRNAs in',targetgene),ylab='Read counts',xlab='Samples',xlim=c(0.7,length(vali)+0.3),ylim = yrange,col=colors[(i %% length(colors))],xaxt='n',log='y')
    axis(1,at=1:length(vali),labels=(collabel),las=2)
    # lines(0:100,rep(1,101),col='black');
  }else{
    lines(1:length(vali),vali,type='b',pch=20,col=colors[(i %% length(colors))])
  }
}




# parameters
# Do not modify the variables beginning with "__"
targetmat=list(c(235.0950720630672,294.5041972913497),c(239.29319834990767,52.89054971763016),c(229.21769526149052,251.23011115874323),c(243.49132463674817,3520.827730066789))
targetgene="KCNH5"
collabel=c("Plasmid5kCTRL","CcSP")

# set up color using RColorBrewer
#library(RColorBrewer)
#colors <- brewer.pal(length(targetgenelist), "Set1")

colors=c( "#E41A1C", "#377EB8", "#4DAF4A", "#984EA3", "#FF7F00",  "#A65628", "#F781BF",
          "#999999", "#66C2A5", "#FC8D62", "#8DA0CB", "#E78AC3", "#A6D854", "#FFD92F", "#E5C494", "#B3B3B3", 
          "#8DD3C7", "#FFFFB3", "#BEBADA", "#FB8072", "#80B1D3", "#FDB462", "#B3DE69", "#FCCDE5",
          "#D9D9D9", "#BC80BD", "#CCEBC5", "#FFED6F")


## code

targetmatvec=unlist(targetmat)+1
yrange=range(targetmatvec[targetmatvec>0]);
# yrange[1]=1; # set the minimum value to 1
for(i in 1:length(targetmat)){
  vali=targetmat[[i]]+1;
  if(i==1){
    plot(1:length(vali),vali,type='b',las=1,pch=20,main=paste('sgRNAs in',targetgene),ylab='Read counts',xlab='Samples',xlim=c(0.7,length(vali)+0.3),ylim = yrange,col=colors[(i %% length(colors))],xaxt='n',log='y')
    axis(1,at=1:length(vali),labels=(collabel),las=2)
    # lines(0:100,rep(1,101),col='black');
  }else{
    lines(1:length(vali),vali,type='b',pch=20,col=colors[(i %% length(colors))])
  }
}




# parameters
# Do not modify the variables beginning with "__"
targetmat=list(c(271.19895812989535,54.092607665758116),c(294.7084653362021,372.637963919667),c(237.61394783517147,3285.2243722337093),c(228.3780700041224,479.62112130305525))
targetgene="ZBTB1"
collabel=c("Plasmid5kCTRL","CcSP")

# set up color using RColorBrewer
#library(RColorBrewer)
#colors <- brewer.pal(length(targetgenelist), "Set1")

colors=c( "#E41A1C", "#377EB8", "#4DAF4A", "#984EA3", "#FF7F00",  "#A65628", "#F781BF",
          "#999999", "#66C2A5", "#FC8D62", "#8DA0CB", "#E78AC3", "#A6D854", "#FFD92F", "#E5C494", "#B3B3B3", 
          "#8DD3C7", "#FFFFB3", "#BEBADA", "#FB8072", "#80B1D3", "#FDB462", "#B3DE69", "#FCCDE5",
          "#D9D9D9", "#BC80BD", "#CCEBC5", "#FFED6F")


## code

targetmatvec=unlist(targetmat)+1
yrange=range(targetmatvec[targetmatvec>0]);
# yrange[1]=1; # set the minimum value to 1
for(i in 1:length(targetmat)){
  vali=targetmat[[i]]+1;
  if(i==1){
    plot(1:length(vali),vali,type='b',las=1,pch=20,main=paste('sgRNAs in',targetgene),ylab='Read counts',xlab='Samples',xlim=c(0.7,length(vali)+0.3),ylim = yrange,col=colors[(i %% length(colors))],xaxt='n',log='y')
    axis(1,at=1:length(vali),labels=(collabel),las=2)
    # lines(0:100,rep(1,101),col='black');
  }else{
    lines(1:length(vali),vali,type='b',pch=20,col=colors[(i %% length(colors))])
  }
}



dev.off()
Sweave("Comparison_CcSP_to_5k_plasmid_output_summary.Rnw");
library(tools);

texi2dvi("Comparison_CcSP_to_5k_plasmid_output_summary.tex",pdf=TRUE);
